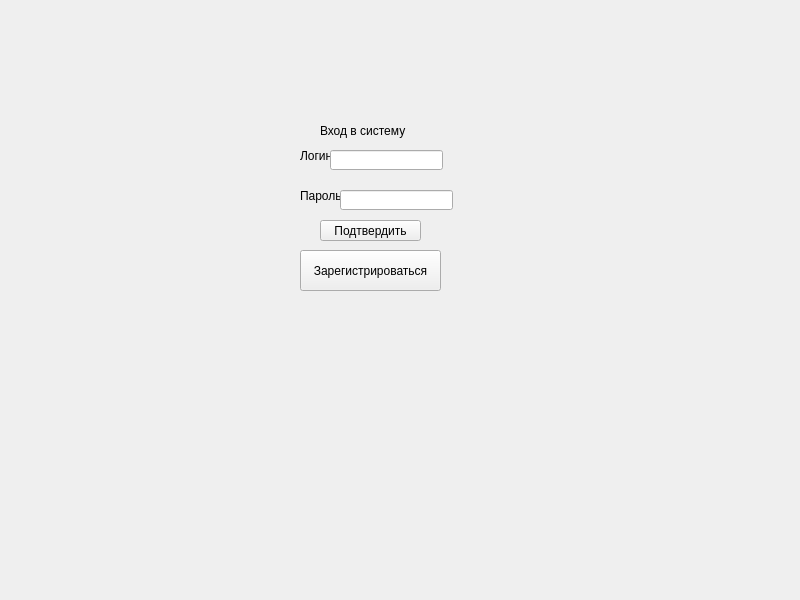
<?xml version="1.0" encoding="UTF-8"?>
<ui version="4.0">
 <class>MainWindow</class>
 <widget class="QMainWindow" name="MainWindow">
  <property name="geometry">
   <rect>
    <x>0</x>
    <y>0</y>
    <width>800</width>
    <height>600</height>
   </rect>
  </property>
  <property name="windowTitle">
   <string>MainWindow</string>
  </property>
  <widget class="QWidget" name="centralwidget">
   <widget class="QLabel" name="text_login">
    <property name="geometry">
     <rect>
      <x>300</x>
      <y>140</y>
      <width>131</width>
      <height>31</height>
     </rect>
    </property>
    <property name="text">
     <string>Логин</string>
    </property>
   </widget>
   <widget class="QLabel" name="text_parol">
    <property name="geometry">
     <rect>
      <x>300</x>
      <y>180</y>
      <width>131</width>
      <height>31</height>
     </rect>
    </property>
    <property name="text">
     <string>Пароль</string>
    </property>
   </widget>
   <widget class="QPushButton" name="Button_podtv">
    <property name="geometry">
     <rect>
      <x>320</x>
      <y>220</y>
      <width>101</width>
      <height>21</height>
     </rect>
    </property>
    <property name="text">
     <string>Подтвердить</string>
    </property>
   </widget>
   <widget class="QLabel" name="text_otkr">
    <property name="geometry">
     <rect>
      <x>320</x>
      <y>120</y>
      <width>91</width>
      <height>21</height>
     </rect>
    </property>
    <property name="text">
     <string>Вход в систему</string>
    </property>
   </widget>
   <widget class="QPushButton" name="Button_reg">
    <property name="geometry">
     <rect>
      <x>300</x>
      <y>250</y>
      <width>141</width>
      <height>41</height>
     </rect>
    </property>
    <property name="text">
     <string>Зарегистрироваться</string>
    </property>
   </widget>
   <widget class="QLineEdit" name="login">
    <property name="geometry">
     <rect>
      <x>330</x>
      <y>150</y>
      <width>113</width>
      <height>20</height>
     </rect>
    </property>
    <property name="text">
     <string/>
    </property>
   </widget>
   <widget class="QLineEdit" name="parol">
    <property name="geometry">
     <rect>
      <x>340</x>
      <y>190</y>
      <width>113</width>
      <height>20</height>
     </rect>
    </property>
    <property name="text">
     <string/>
    </property>
   </widget>
  </widget>
 </widget>
 <resources/>
 <connections/>
</ui>
